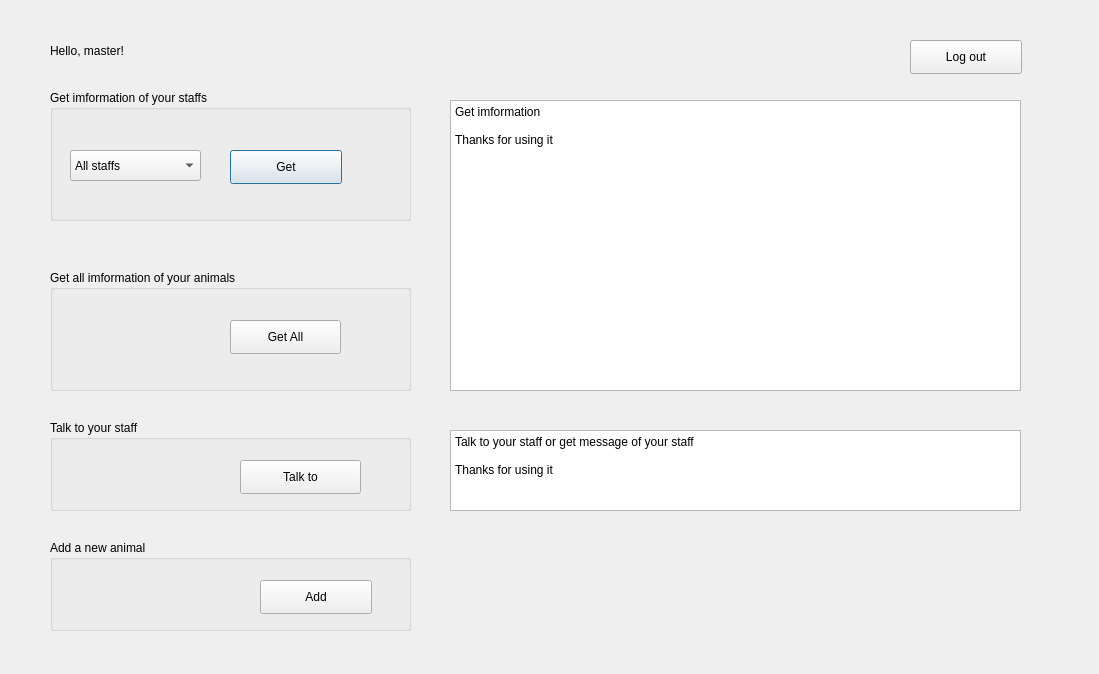
<?xml version="1.0" encoding="UTF-8"?>
<ui version="4.0">
 <class>Dialogmaster</class>
 <widget class="QDialog" name="Dialogmaster">
  <property name="geometry">
   <rect>
    <x>0</x>
    <y>0</y>
    <width>1099</width>
    <height>674</height>
   </rect>
  </property>
  <property name="windowTitle">
   <string>Dialog</string>
  </property>
  <widget class="QGroupBox" name="groupBox_getIm">
   <property name="geometry">
    <rect>
     <x>50</x>
     <y>90</y>
     <width>361</width>
     <height>131</height>
    </rect>
   </property>
   <property name="title">
    <string>Get imformation of your staffs</string>
   </property>
   <widget class="QComboBox" name="comboBox_get">
    <property name="geometry">
     <rect>
      <x>20</x>
      <y>60</y>
      <width>131</width>
      <height>31</height>
     </rect>
    </property>
    <item>
     <property name="text">
      <string>All staffs</string>
     </property>
    </item>
   </widget>
   <widget class="QPushButton" name="pushButton_get">
    <property name="geometry">
     <rect>
      <x>180</x>
      <y>60</y>
      <width>112</width>
      <height>34</height>
     </rect>
    </property>
    <property name="text">
     <string>Get</string>
    </property>
   </widget>
  </widget>
  <widget class="QLabel" name="label_hellomaster">
   <property name="geometry">
    <rect>
     <x>50</x>
     <y>30</y>
     <width>221</width>
     <height>41</height>
    </rect>
   </property>
   <property name="text">
    <string>Hello, master!</string>
   </property>
  </widget>
  <widget class="QGroupBox" name="groupBox_getAnimal">
   <property name="geometry">
    <rect>
     <x>50</x>
     <y>270</y>
     <width>361</width>
     <height>121</height>
    </rect>
   </property>
   <property name="title">
    <string>Get all imformation of your animals</string>
   </property>
   <widget class="QPushButton" name="pushButton_getAnimal">
    <property name="geometry">
     <rect>
      <x>180</x>
      <y>50</y>
      <width>111</width>
      <height>34</height>
     </rect>
    </property>
    <property name="text">
     <string>Get All</string>
    </property>
   </widget>
  </widget>
  <widget class="QPlainTextEdit" name="plainTextEdit_imformations">
   <property name="enabled">
    <bool>true</bool>
   </property>
   <property name="geometry">
    <rect>
     <x>450</x>
     <y>100</y>
     <width>571</width>
     <height>291</height>
    </rect>
   </property>
   <property name="plainText">
    <string>Get imformation

Thanks for using it</string>
   </property>
  </widget>
  <widget class="QGroupBox" name="groupBox_talk">
   <property name="geometry">
    <rect>
     <x>50</x>
     <y>420</y>
     <width>361</width>
     <height>91</height>
    </rect>
   </property>
   <property name="title">
    <string>Talk to your staff</string>
   </property>
   <widget class="QPushButton" name="pushButton_talkto">
    <property name="geometry">
     <rect>
      <x>190</x>
      <y>40</y>
      <width>121</width>
      <height>34</height>
     </rect>
    </property>
    <property name="text">
     <string>Talk to</string>
    </property>
   </widget>
  </widget>
  <widget class="QPlainTextEdit" name="plainTextEdit_talk">
   <property name="geometry">
    <rect>
     <x>450</x>
     <y>430</y>
     <width>571</width>
     <height>81</height>
    </rect>
   </property>
   <property name="plainText">
    <string>Talk to your staff or get message of your staff

Thanks for using it</string>
   </property>
  </widget>
  <widget class="QPushButton" name="pushButton_logout">
   <property name="geometry">
    <rect>
     <x>910</x>
     <y>40</y>
     <width>112</width>
     <height>34</height>
    </rect>
   </property>
   <property name="text">
    <string>Log out</string>
   </property>
  </widget>
  <widget class="QGroupBox" name="groupBox_animal">
   <property name="geometry">
    <rect>
     <x>50</x>
     <y>540</y>
     <width>361</width>
     <height>91</height>
    </rect>
   </property>
   <property name="title">
    <string>Add a new animal</string>
   </property>
   <widget class="QPushButton" name="pushButton_animal">
    <property name="geometry">
     <rect>
      <x>210</x>
      <y>40</y>
      <width>112</width>
      <height>34</height>
     </rect>
    </property>
    <property name="text">
     <string>Add</string>
    </property>
   </widget>
  </widget>
 </widget>
 <resources/>
 <connections/>
</ui>
